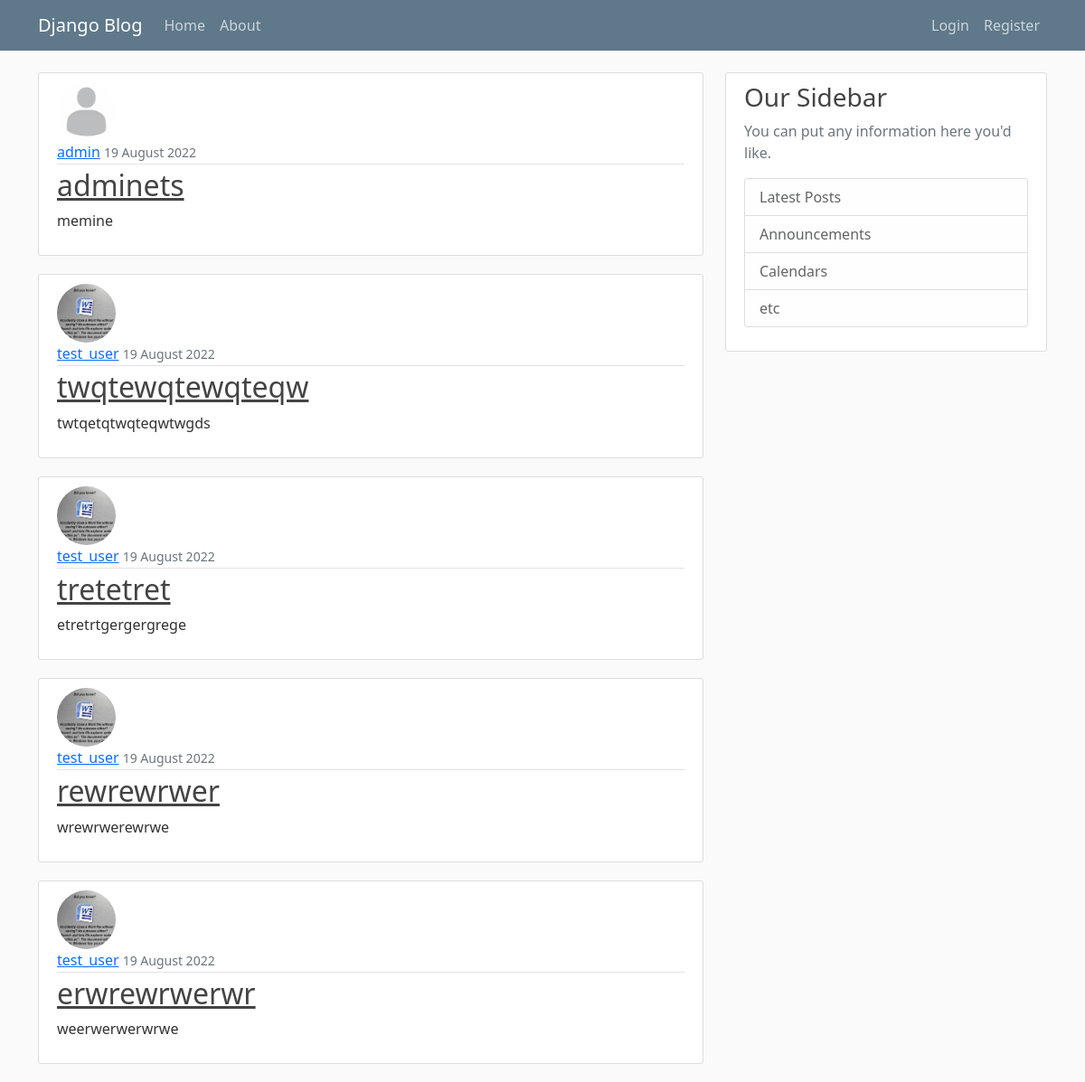
The page / on the database its author committed.
### blog/models.py (models this page shows, shortened)
class Post(models.Model):
    title = models.CharField(max_length=100)
    content = models.TextField()
    date_posted = models.DateTimeField(default=timezone.now)
    author = models.ForeignKey(User,on_delete=models.CASCADE)

### users/models.py (models this page shows, shortened)
class Profile(models.Model):
    user = models.OneToOneField(User,on_delete=models.CASCADE)
    image = models.ImageField(upload_to='profile-pics',default='default.jpg')

### blog/views.py (the view)
# urls.py: path('', PostListView.as_view(), name='blog-home'),
class PostListView(ListView):
    model = Post
    template_name = 'blog/home.html'
    context_object_name = 'posts'
    ordering = ['-date_posted']
    paginate_by: int = 5

### blog/templates/blog/home.html (shortened to what this page needs)
{% extends "blog/base.html" %}
{% block content %}
    {% for post in posts %}
      <article class="media content-section">
        <div class="media-body">
          <div>
            <img class="rounded-circle article-img" src="{{ post.author.profile.image.url }}">
          </div>
          <div class="article-metadata">
            <a class="mr-2" href="#">{{ post.author }}</a>
            <small class="text-muted">{{ post.date_posted|date:"d F Y" }}</small>
          </div>
          <h2><a class="article-title" href="{% url 'post-detail' post.id %}">{{ post.title }}</a></h2>
          <p class="article-content">{{ post.content }}</p>
        </div>
      </article>
    {% endfor %}
{% endblock content %}

### blog/static/blog/main.css (style rules this page uses)
body { background: #fafafa; color: #333333; margin-top: 5rem; }
h1, h2, h3, h4, h5, h6 { color: #444444; }
.content-section { background: #ffffff; padding: 10px 20px; border: 1px solid #dddddd; border-radius: 3px; margin-bottom: 20px; }
.article-title { color: #444444; }
.article-content { white-space: pre-line; }
.article-img { height: 65px; width: 65px; margin-right: 16px; }
.article-metadata { padding-bottom: 1px; margin-bottom: 4px; border-bottom: 1px solid #e3e3e3 }

### rows shown on the page
Post: author.profile.image (placeholder picture), author "admin", date_posted "19 August 2022", title "adminets", content "memine"
Post: author.profile.image (picture), author "test_user", date_posted "19 August 2022", title "twqtewqtewqteqw", content "twtqetqtwqteqwtwgds"
Post: author.profile.image (picture), author "test_user", date_posted "19 August 2022", title "tretetret", content "etretrtgergergrege"
Post: author.profile.image (picture), author "test_user", date_posted "19 August 2022", title "rewrewrwer", content "wrewrwerewrwe"
Post: author.profile.image (picture), author "test_user", date_posted "19 August 2022", title "erwrewrwerwr", content "weerwerwerwrwe"
